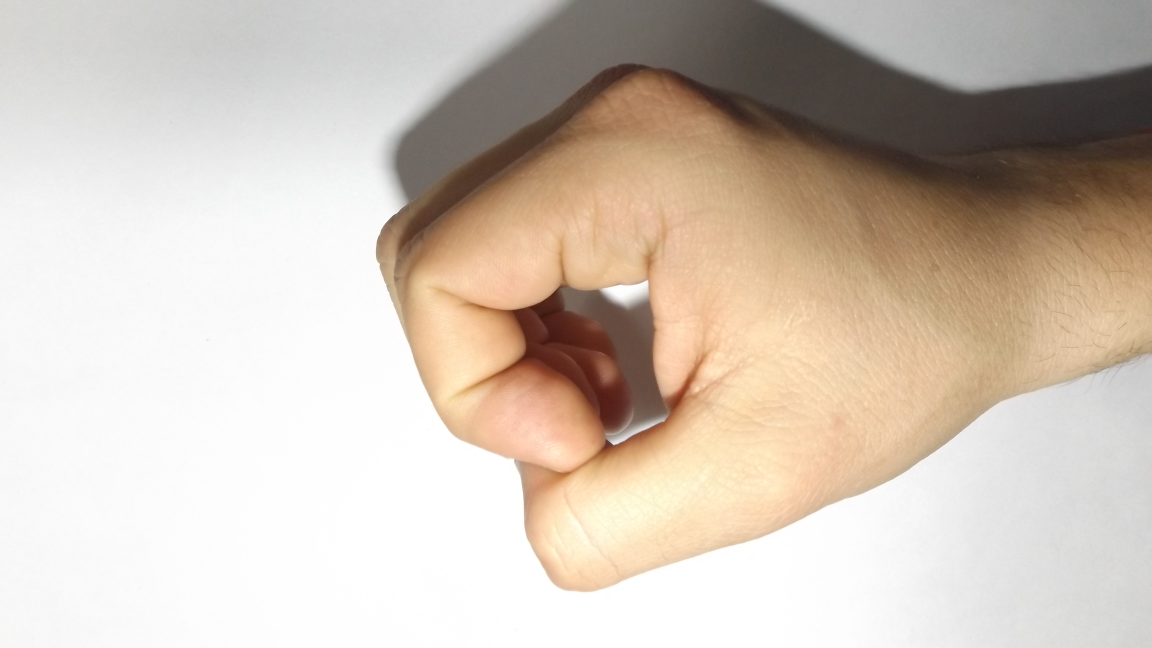
#> input picture data/Women/0/0_woman (2).JPG, 4608 x 2592 px, given in place of Women, which was not available (shown at 1/4 size)
$ python Resizer_training.py
#> lines starting #> are read from the running program, lines starting #| are printed output that depends on the picture; after the words box and inside, x2 and y2 are one past the last pixel; in counts of white or black regions, pixels touching at a corner belong together; pictures that were not available may be replaced by others from this repository, and a replacement may not be noted
#> in load_images, image is the input picture: shape (2592, 4608, 3); mean B, G, R 183.8, 196.1, 208.8
# I want to load all the images in the data directory
# and resize them to 500x500
# and make some sort of processing
# then resize them to 128x128

import os
import cv2
import numpy as np
import matplotlib.pyplot as plt
from skimage import exposure
import time
def hog_preprocessing(image):
    image=cv2.cvtColor(image, cv2.COLOR_BGR2RGB)
    resized_image = cv2.resize(image,(500,500))
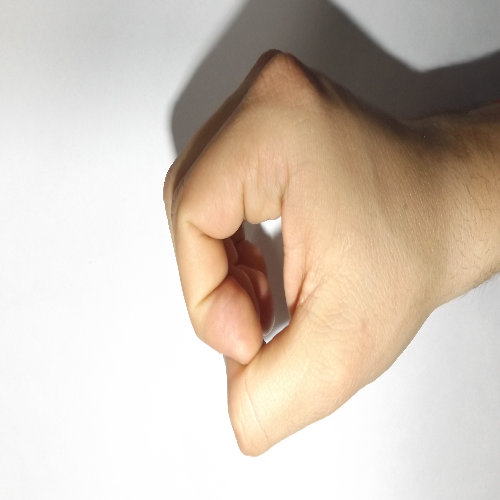
#> resized_image: shape (500, 500, 3); mean R, G, B 208.7, 196.1, 183.7
    #======================================Color Segmentation========================#
    # filtered_image  = cv2.GaussianBlur(resized_image, (7, 7), 1)
    hsv_image = cv2.cvtColor(resized_image, cv2.COLOR_RGB2HSV)
#> hsv_image: shape (500, 500, 3); mean H, S, V 11.4, 36.5, 208.8
    light_skin = (0, 45, 50 )
    dark_skin = (50, 250, 255)
    mask = cv2.inRange(hsv_image, light_skin, dark_skin)
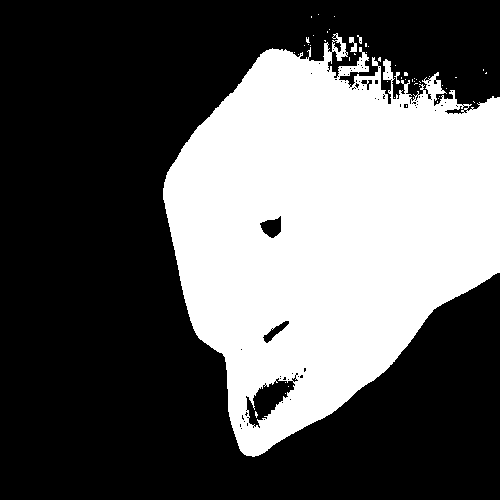
#> mask: shape (500, 500); 36.5% white; 51 white regions (47 under 20 px), largest, box (x1, y1, x2, y2) and area: (163, 33, 500, 457) 91091, (349, 37, 357, 52) 72, (394, 72, 400, 84) 35, (357, 35, 362, 44) 23
    #Define the kernel for closing
    kernel = cv2.getStructuringElement(cv2.MORPH_ELLIPSE, (7, 7))
    # Perform closing on the thresholded image)
    mask = cv2.morphologyEx(mask, cv2.MORPH_CLOSE, kernel,iterations=10)
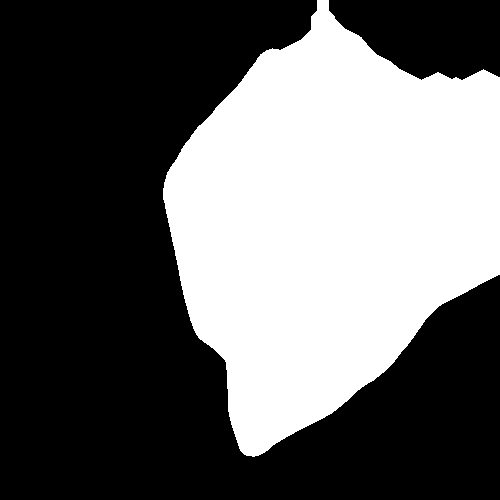
#> mask: shape (500, 500); 39.4% white; 1 white region, box (x1, y1, x2, y2) and area: (163, 0, 500, 457) 98440
    result = cv2.bitwise_and(resized_image, resized_image, mask=mask)
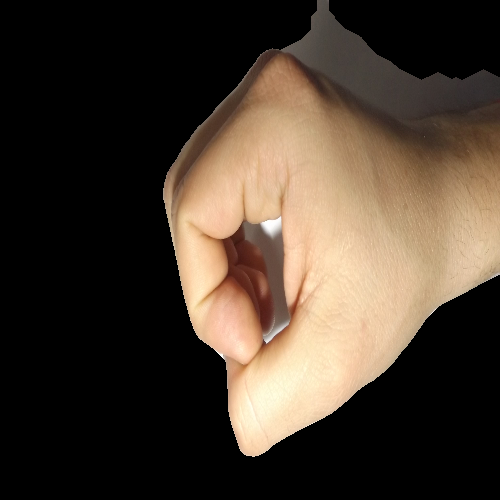
#> result: shape (500, 500, 3); mean R, G, B 71.3, 58.8, 46.9
    resized_image = cv2.resize(result,(128,128))
#> resized_image: shape (128, 128, 3)
    grayscale_image = cv2.cvtColor(resized_image, cv2.COLOR_RGB2GRAY)
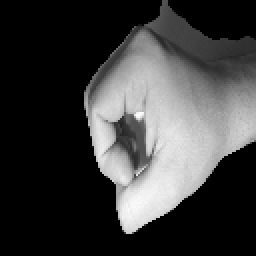
#> grayscale_image: shape (128, 128) (shown 2 times larger); min 0, max 254, mean 61.1
    #=====================================Contrast enhancement========================#
    # Apply histogram equalization to enhance contrast
    clahe = cv2.createCLAHE(clipLimit=2.0, tileGridSize=(10,10))
    normalized_image = clahe.apply(grayscale_image)
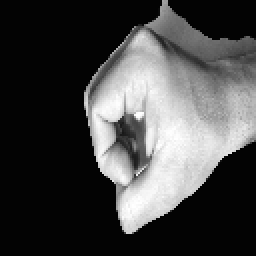
#> normalized_image: shape (128, 128) (shown 2 times larger); min 3, max 255, mean 70.3
    gamma_corrected = exposure.adjust_gamma(normalized_image, gamma=2.5)
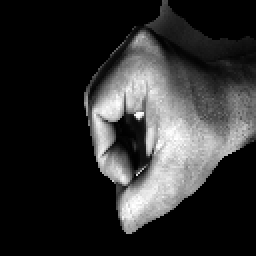
#> gamma_corrected: shape (128, 128) (shown 2 times larger); min 0, max 255, mean 46.3
    return gamma_corrected


def load_images(folder_path):
    resizedImage = []
    labels = []

    for imagefile in os.listdir(folder_path):
        print( imagefile)
        # Read the image
        image = cv2.imread(os.path.join(folder_path, imagefile))
        resizedImage.append(hog_preprocessing(image))
#> (the run stopped early here; a loop or call above may not have finished)

$ run again, on data/Women/1/1_woman (3).JPG
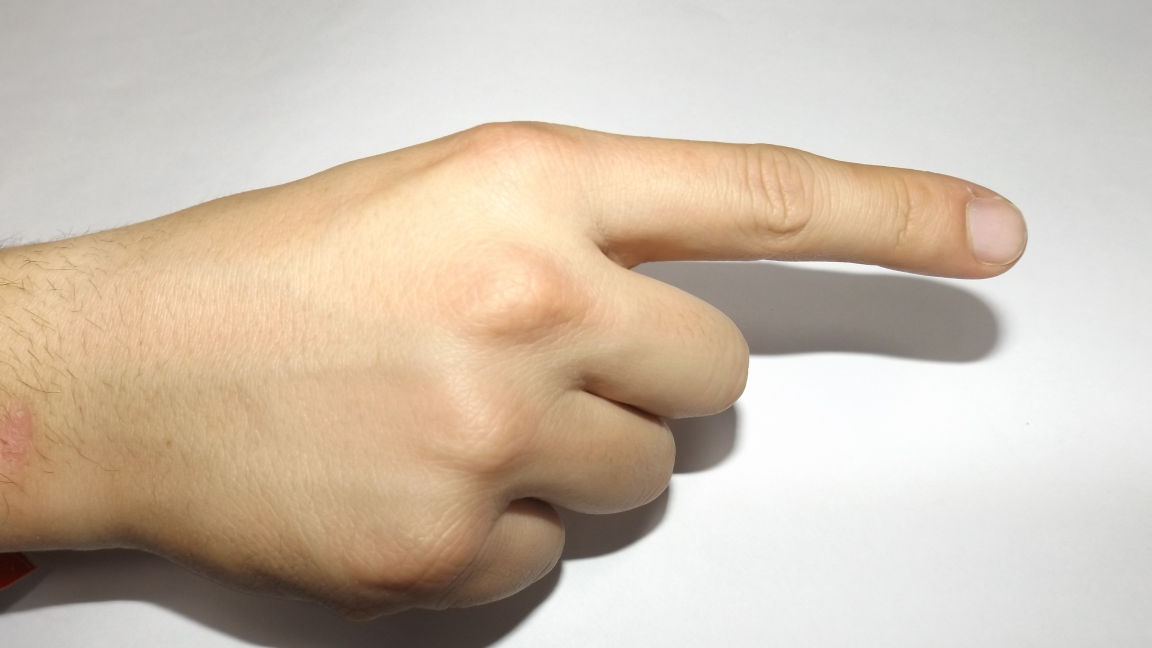
#> input picture data/Women/1/1_woman (3).JPG, 4608 x 2592 px, given in place of Women, which was not available (shown at 1/4 size)
#> in load_images, image is the input picture: shape (2592, 4608, 3); mean B, G, R 174.8, 191.2, 206
#> hsv_image: shape (500, 500, 3); mean H, S, V 23.6, 42.6, 206.2
#> in hog_preprocessing, `mask = cv2.inRange(hsv_image, light_skin, dark_skin)`:
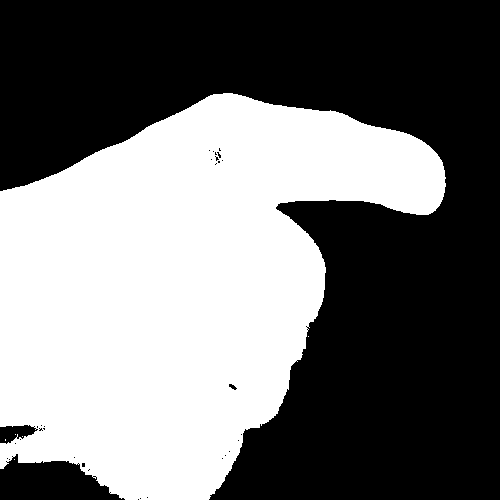
#> mask: shape (500, 500); 45.1% white; 6 white regions (5 under 20 px), largest, box (x1, y1, x2, y2) and area: (0, 93, 446, 500) 112865
#> in hog_preprocessing, `gamma_corrected = exposure.adjust_gamma(normalized_image, gamma=2.5)`:
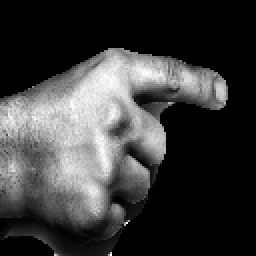
#> gamma_corrected: shape (128, 128) (shown 2 times larger); min 0, max 255, mean 59.7

$ run again, on data/Women/1/1_woman (4).JPG
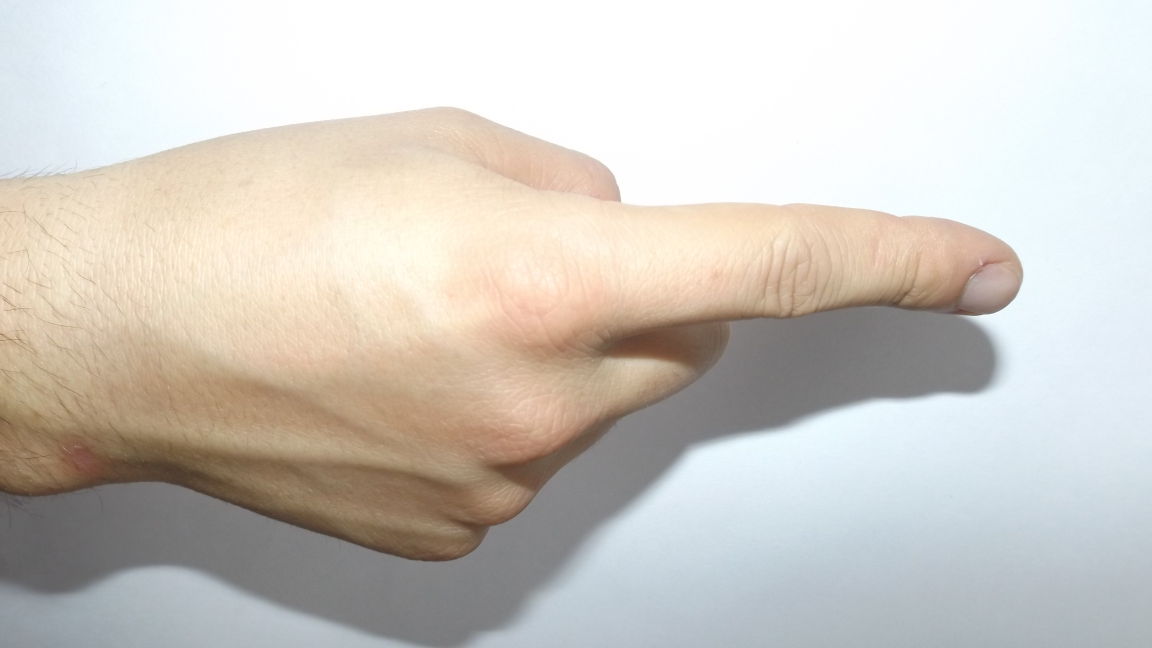
#> input picture data/Women/1/1_woman (4).JPG, 4608 x 2592 px, given in place of Women, which was not available (shown at 1/4 size)
#> in load_images, image is the input picture: shape (2592, 4608, 3); mean B, G, R 194.6, 201.5, 206.4
#> hsv_image: shape (500, 500, 3); mean H, S, V 54.4, 30.7, 212.3
#> in hog_preprocessing, `mask = cv2.inRange(hsv_image, light_skin, dark_skin)`:
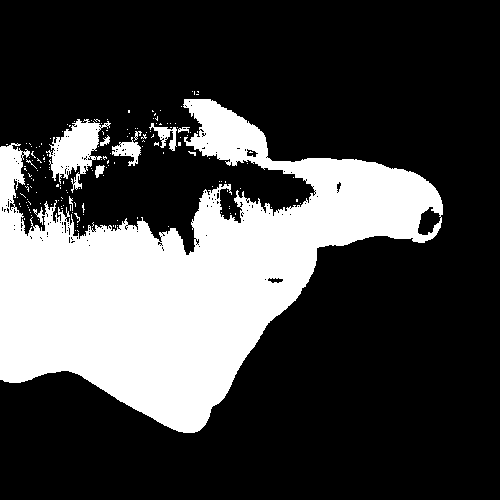
#> mask: shape (500, 500); 27.4% white; 163 white regions (154 under 20 px), largest, box (x1, y1, x2, y2) and area: (0, 99, 443, 433) 65071, (46, 119, 111, 193) 2070, (112, 137, 141, 166) 393
#> in hog_preprocessing, `gamma_corrected = exposure.adjust_gamma(normalized_image, gamma=2.5)`:
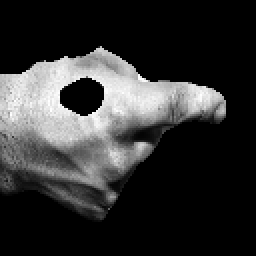
#> gamma_corrected: shape (128, 128) (shown 2 times larger); min 0, max 255, mean 49.7

$ run again, on data/Women/2/2_woman (2).JPG
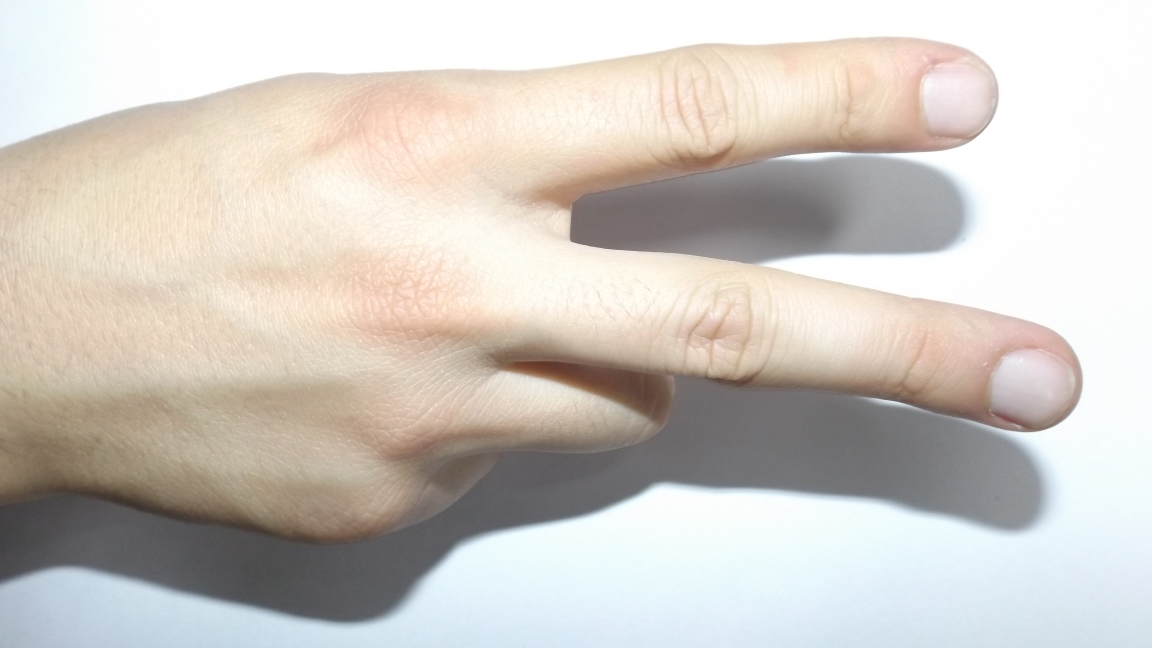
#> input picture data/Women/2/2_woman (2).JPG, 4608 x 2592 px, given in place of Women, which was not available (shown at 1/4 size)
#> in load_images, image is the input picture: shape (2592, 4608, 3); mean B, G, R 195.2, 201.8, 207.9
#> hsv_image: shape (500, 500, 3); mean H, S, V 47.2, 26.7, 212.2
#> in hog_preprocessing, `gamma_corrected = exposure.adjust_gamma(normalized_image, gamma=2.5)`:
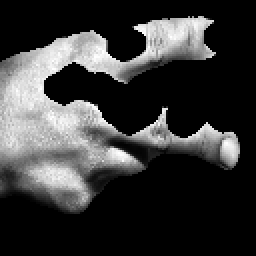
#> gamma_corrected: shape (128, 128) (shown 2 times larger); min 0, max 255, mean 56
